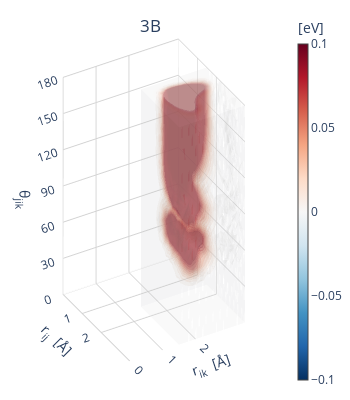

Notebook code for this chart:
### Code cell
tbp = plotting3d.ThreeBodyPlotter(model, ("W", "W", "W"))
tbp.sample_uniformly(20)
tbp.plot_uniform(val_limit=0.1)

### Figure 1 — Plotly figure (JSON) as saved in the notebook; plotly's stock layout.template omitted (floating-point values rounded to 4 significant figures; data arrays with more than 128 entries replaced by an {"elided": "..."} marker saying what was removed)
{"data": [{"colorbar": {"thickness": 10, "title": {"side": "top", "text": "[eV]"}, "x": 1, "xpad": 0}, "colorscale": [[0, "rgb(5,48,97)"], [0.1, "rgb(33,102,172)"], [0.2, "rgb(67,147,195)"], [0.3, "rgb(146,197,222)"], [0.4, "rgb(209,229,240)"], [0.5, "rgb(247,247,247)"], [0.6, "rgb(253,219,199)"], [0.7, "rgb(244,165,130)"], [0.8, "rgb(214,96,77)"], [0.9, "rgb(178,24,43)"], [1, "rgb(103,0,31)"]], "hoverinfo": "skip", "isomax": 0.1, "isomin": -0.1, "opacity": 0.1, "opacityscale": [[-0.1, 1], [-0.05, 0.03125], [0, 0], [0.05, 0.03125], [0.1, 1]], "surface": {"count": 21}, "type": "volume", "value": {"elided": "8000 float values"}, "x": {"elided": "8000 float values"}, "y": {"elided": "8000 float values"}, "z": {"elided": "8000 float values"}}], "layout": {"height": 400, "margin": {"b": 10, "l": 10, "r": 20, "t": 10}, "scene": {"aspectmode": "manual", "aspectratio": {"x": 0.7, "y": 0.7, "z": 1.4}, "camera": {"center": {"x": 0, "y": 0, "z": 0}, "eye": {"x": 2.815, "y": -1.625, "z": 2.3}, "projection": {"type": "orthographic"}, "up": {"x": 0, "y": 0, "z": 0.2}}, "xaxis": {"backgroundcolor": "rgba(0, 0, 0,0)", "gridcolor": "lightgray", "range": [0, 3.5], "showbackground": true, "tickvals": [0, 1, 2], "title": {"text": "r<sub>ij</sub>  [Å]"}}, "yaxis": {"backgroundcolor": "rgba(0, 0, 0,0)", "gridcolor": "lightgray", "range": [0, 3.5], "showbackground": true, "tickvals": [0, 1, 2], "title": {"text": "r<sub>ik</sub>  [Å]"}}, "zaxis": {"backgroundcolor": "rgba(0, 0, 0,0)", "gridcolor": "lightgray", "range": [0, 180], "showbackground": true, "tickvals": [30, 60, 90, 120, 150, 180], "title": {"text": "θ<sub>jik</sub>"}}}, "title": {"text": "3B", "x": 0.43, "xanchor": "center", "y": 0.95, "yanchor": "top"}, "width": 350}}
